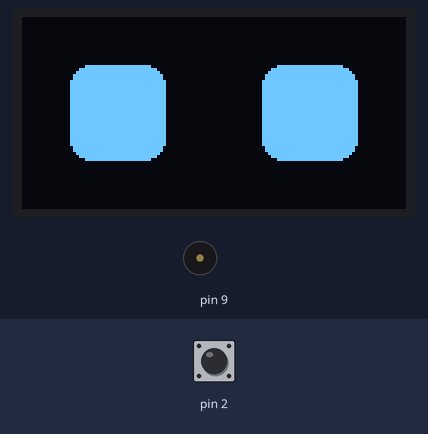
Recording of a sketch running on a simulated Arduino Uno, built with avr-gcc and run on an emulated ATmega328P. Shown: 128×64 one-colour display, buzzer (waves = sounding). Inputs (shaded band) come from the test bench; at power-on: pin 2 LOW. Random numbers use the default seed unless the sketch sets one.

Above: at 1.2 s.
1.3 s: pin 2 pulsed HIGH 5 times (0.12 s each, 0.3 s apart)
At 3.5 s:
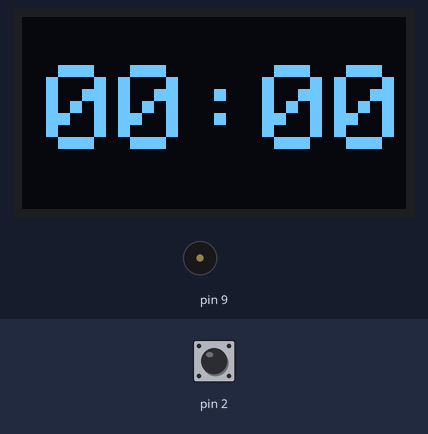
4.3 s: pin 2 pulsed HIGH 2 times (0.12 s each, 0.3 s apart)
At 4.53 s:
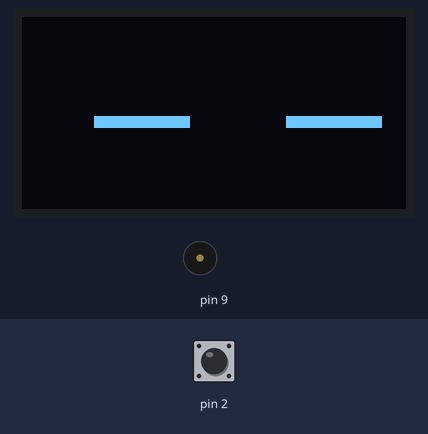
Timing chart, 0 to 7.3 s (numbered marks = the images above; inputs shaded):
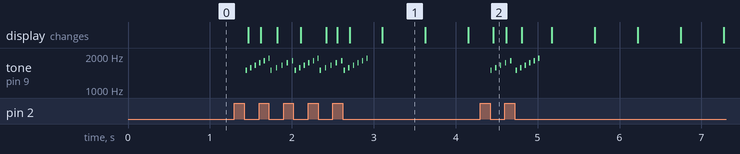

Measured:
- after the input at 1.3 s, tone on pin 9: plays 1500 Hz for 0.02 s, 1575 Hz for 0.02 s, 1653 Hz for 0.02 s, 1736 Hz for 0.02 s, 1823 Hz for 0.02 s, 1914 Hz for 0.02 s … (28 notes in this stretch), starting after 0.14 s
- after the input at 4.3 s, tone on pin 9: plays 1500 Hz for 0.02 s, 1575 Hz for 0.02 s, 1653 Hz for 0.02 s, 1736 Hz for 0.02 s, 1823 Hz for 0.02 s, 1500 Hz for 0.02 s … (11 notes in this stretch), starting after 0.13 s
- what the display in image 1 shows lasts 0.5 s, from 3.1 s to 3.6 s

The sketch:

yemobot.ino
```cpp
// (licence header left out)
#include "driver.h"

static YemoBot::Driver Yemo;

void setup() { Yemo.setup(); }
void loop() { Yemo.loop(); }
```

basic-components.cpp
```cpp
// (licence header left out)
#include "basic-components.h"

using namespace YemoBot;

void Button::update() {
  Status = Status::None;

  if (digitalRead(Pin) == HIGH) {
    if (!WasPressed) {
      WasPressed = true;
      PressInterval.reset();
    }
    return;
  }

  if (WasPressed) {
    unsigned long pressTime = PressInterval.getElapsed();
    if (pressTime >= LongPress) {
      Status = Status::LongPress;
    } else if (pressTime >= ShortPress) {
      Status = Status::ShortPress;
    }
    WasPressed = false;
    PressInterval.reset();
  }
}
```

basic-components.h
```cpp
// (licence header left out)
#ifndef YEMOBOT_BASIC_COMPONENTS_H
#define YEMOBOT_BASIC_COMPONENTS_H

#include "Adafruit_SH1106.h"
#include "Arduino.h"
#include "timing.h"

namespace YemoBot {

class Button {
public:
  static constexpr unsigned long ShortPress = 50;
  static constexpr unsigned long LongPress = 350;

  Button(uint8_t pin)
      : Pin{pin}, WasPressed{false}, Status{Status::None}, PressInterval{} {}

  void setup() { pinMode(Pin, INPUT); }
  void update();

  bool isShortPress() { return Status == Status::ShortPress; }
  bool isLongPress() { return Status == Status::LongPress; }

private:
  enum class Status {
    None,
    ShortPress,
    LongPress,
  };

  uint8_t Pin;
  bool WasPressed;
  Status Status;
  Interval PressInterval;
};

class Buzzer {
public:
  Buzzer(uint8_t pin) : Pin{pin} {}

  void setup() { pinMode(Pin, OUTPUT); }

  void stopTone() { noTone(Pin); }
  void playTone(unsigned int frequency, unsigned long duration) {
    if (!frequency) {
      stopTone();
      return;
    }
    tone(Pin, frequency, duration);
  }

private:
  uint8_t Pin;
};

using DisplayTy = Adafruit_SH1106;

} // namespace YemoBot

#endif // YEMOBOT_BASIC_COMPONENTS_H
```

components.cpp
```cpp
// (licence header left out)
#include "components.h"
#include "MsTimer2.h"

using namespace YemoBot;

static constexpr uint8_t PROGMEM BlinkEye[] = {
    B00000000, B00000000, B00000000, B00000000, B00000000, B00000000, B00000000,
    B00000000, B00000000, B00000000, B00000000, B00000000, B00000000, B00000000,
    B00000000, B00000000, B00000000, B00000000, B00000000, B00000000, B00000000,
    B00000000, B00000000, B00000000, B00000000, B00000000, B00000000, B00000000,
    B00000000, B00000000, B00000000, B00000000, B00000000, B00000000, B00000000,
    B00000000, B00000000, B00000000, B00000000, B00000000, B00000000, B00000000,
    B00000000, B00000000, B00000000, B00000000, B00000000, B00000000, B00000000,
    B00000000, B00000000, B00000000, B00000000, B00000000, B00000000, B00000000,
    B00000000, B00000000, B00000000, B00000000, B00000000, B00000000, B00000000,
    B00000000, B00000000, B00000000, B00000000, B00000000, B11111111, B11111111,
    B11111111, B11111111, B11111111, B11111111, B11111111, B11111111, B11111111,
    B11111111, B11111111, B11111111, B11111111, B11111111, B11111111, B11111111,
    B00000000, B00000000, B00000000, B00000000, B00000000, B00000000, B00000000,
    B00000000, B00000000, B00000000, B00000000, B00000000, B00000000, B00000000,
    B00000000, B00000000, B00000000, B00000000, B00000000, B00000000, B00000000,
    B00000000, B00000000, B00000000, B00000000, B00000000, B00000000, B00000000,
    B00000000, B00000000, B00000000, B00000000, B00000000, B00000000, B00000000,
    B00000000, B00000000, B00000000, B00000000, B00000000, B00000000, B00000000,
    B00000000, B00000000,
};

static constexpr uint8_t PROGMEM NormalEye[] = {
    B00000111, B11111111, B11111111, B11100000, B00011111, B11111111, B11111111,
    B11111000, B00111111, B11111111, B11111111, B11111100, B01111111, B11111111,
    B11111111, B11111110, B01111111, B11111111, B11111111, B11111110, B11111111,
    B11111111, B11111111, B11111111, B11111111, B11111111, B11111111, B11111111,
    B11111111, B11111111, B11111111, B11111111, B11111111, B11111111, B11111111,
    B11111111, B11111111, B11111111, B11111111, B11111111, B11111111, B11111111,
    B11111111, B11111111, B11111111, B11111111, B11111111, B11111111, B11111111,
    B11111111, B11111111, B11111111, B11111111, B11111111, B11111111, B11111111,
    B11111111, B11111111, B11111111, B11111111, B11111111, B11111111, B11111111,
    B11111111, B11111111, B11111111, B11111111, B11111111, B11111111, B11111111,
    B11111111, B11111111, B11111111, B11111111, B11111111, B11111111, B11111111,
    B11111111, B11111111, B11111111, B11111111, B11111111, B11111111, B11111111,
    B11111111, B11111111, B11111111, B11111111, B11111111, B11111111, B11111111,
    B11111111, B11111111, B11111111, B11111111, B11111111, B11111111, B11111111,
    B11111111, B11111111, B11111111, B11111111, B11111111, B11111111, B11111111,
    B11111111, B11111111, B11111111, B01111111, B11111111, B11111111, B11111110,
    B01111111, B11111111, B11111111, B11111110, B00111111, B11111111, B11111111,
    B11111100, B00011111, B11111111, B11111111, B11111000, B00000111, B11111111,
    B11111111, B11100000,
};

static constexpr uint8_t PROGMEM AngryEyeLeft[] = {
    B00000000, B00000000, B00000000, B00000000, B00000000, B00000000, B00000000,
    B00000000, B00000000, B00000000, B00000000, B00000000, B00000000, B00000000,
    B00000000, B00000000, B01000000, B00000000, B00000000, B00000000, B11111000,
    B00000000, B00000000, B00000000, B11111111, B00000000, B00000000, B00000000,
    B11111111, B11100000, B00000000, B00000000, B11111111, B11111100, B00000000,
    B00000000, B11111111, B11111111, B10000000, B00000000, B11111111, B11111111,
    B11110000, B00000000, B11111111, B11111111, B11111110, B00000000, B11111111,
    B11111111, B11111111, B11000000, B11111111, B11111111, B11111111, B11111000,
    B11111111, B11111111, B11111111, B11111111, B11111111, B11111111, B11111111,
    B11111111, B11111111, B11111111, B11111111, B11111111, B11111111, B11111111,
    B11111111, B11111111, B11111111, B11111111, B11111111, B11111111, B11111111,
    B11111111, B11111111, B11111111, B11111111, B11111111, B11111111, B11111111,
    B11111111, B11111111, B11111111, B11111111, B11111111, B11111111, B11111111,
    B11111111, B11111111, B11111111, B11111111, B11111111, B11111111, B11111111,
    B11111111, B11111111, B11111111, B11111111, B11111111, B11111111, B11111111,
    B11111111, B11111111, B11111111, B01111111, B11111111, B11111111, B11111110,
    B01111111, B11111111, B11111111, B11111110, B00111111, B11111111, B11111111,
    B11111100, B00011111, B11111111, B11111111, B11111000, B00000111, B11111111,
    B11111111, B11100000,
};

static constexpr uint8_t PROGMEM AngryEyeRight[] = {
    B00000000, B00000000, B00000000, B00000000, B00000000, B00000000, B00000000,
    B00000000, B00000000, B00000000, B00000000, B00000000, B00000000, B00000000,
    B00000000, B00000000, B00000000, B00000000, B00000000, B00000010, B00000000,
    B00000000, B00000000, B00011111, B00000000, B00000000, B00000000, B11111111,
    B00000000, B00000000, B00000111, B11111111, B00000000, B00000000, B00111111,
    B11111111, B00000000, B00000001, B11111111, B11111111, B00000000, B00001111,
    B11111111, B11111111, B00000000, B01111111, B11111111, B11111111, B00000011,
    B11111111, B11111111, B11111111, B00011111, B11111111, B11111111, B11111111,
    B11111111, B11111111, B11111111, B11111111, B11111111, B11111111, B11111111,
    B11111111, B11111111, B11111111, B11111111, B11111111, B11111111, B11111111,
    B11111111, B11111111, B11111111, B11111111, B11111111, B11111111, B11111111,
    B11111111, B11111111, B11111111, B11111111, B11111111, B11111111, B11111111,
    B11111111, B11111111, B11111111, B11111111, B11111111, B11111111, B11111111,
    B11111111, B11111111, B11111111, B11111111, B11111111, B11111111, B11111111,
    B11111111, B11111111, B11111111, B11111111, B11111111, B11111111, B11111111,
    B11111111, B11111111, B11111111, B01111111, B11111111, B11111111, B11111110,
    B01111111, B11111111, B11111111, B11111110, B00111111, B11111111, B11111111,
    B11111100, B00011111, B11111111, B11111111, B11111000, B00000111, B11111111,
    B11111111, B11100000,
};

void Eyes::update() {
  // Update the state of the eyes once every 192-256 ms
  if (!UpdateInterval.elapsed(random(192, 256))) {
    return;
  }
  // There is a one in four chance the eyes move
  if (random(0, 4) == 0) {
    XPos += random(0, 5) * (random(0, 2) ? 1 : -1);
    if (XPos < 8) {
      XPos = 8;
    } else if (XPos > 24) {
      XPos = 24;
    }
  }
  // There is a one in twelve chance the eyes blink
  NeedsToBlink = random(0, 12) == 0;
  UpdateInterval.reset();
}

void Eyes::display(DisplayTy &display) {
  display.clearDisplay();
  if (NeedsToBlink) {
    display.drawBitmap(XPos, 16, BlinkEye, 32, 32, WHITE);
    display.drawBitmap(XPos + 64, 16, BlinkEye, 32, 32, WHITE);
  } else {
    switch (Mood) {
    case Mood::Normal:
      display.drawBitmap(XPos, 16, NormalEye, 32, 32, WHITE);
      display.drawBitmap(XPos + 64, 16, NormalEye, 32, 32, WHITE);
      break;
    case Mood::Angry:
      display.drawBitmap(XPos, 16, AngryEyeLeft, 32, 32, WHITE);
      display.drawBitmap(XPos + 64, 16, AngryEyeRight, 32, 32, WHITE);
      break;
    case Mood::Sad:
      display.drawBitmap(XPos, 16, AngryEyeRight, 32, 32, WHITE);
      display.drawBitmap(XPos + 64, 16, AngryEyeLeft, 32, 32, WHITE);
      break;
    }
  }
  display.display();
}

// DISCLAIMER: All `Clock` instances will read and modify `CurrentTime`!!
static volatile Time CurrentTime;
static bool IsCurrentTimeTicking = false;

static void UpdateCurrentTime() { CurrentTime.tickSeconds(); }

void Clock::setup() {
  if (IsCurrentTimeTicking) {
    return;
  }
  IsCurrentTimeTicking = true;
  MsTimer2::set(1000, UpdateCurrentTime);
  MsTimer2::start();
}

static unsigned long GetModeBlinkInterval(enum Clock::Mode mode) {
  switch (mode) {
  case Clock::Mode::DisplayTime:
    return 500;
  case Clock::Mode::ChangeHours:
  case Clock::Mode::ChangeMinutes:
    return 250;
  }
}

void Clock::update() {
  if (BlinkInterval.elapsed(GetModeBlinkInterval(Mode))) {
    IsBlinking = !IsBlinking;
    BlinkInterval.reset();
  }
}

static String FormatCurrentTimeString(enum Clock::Mode mode, bool isBlinking) {
  String timeStr = CurrentTime.toString();
  if (isBlinking) {
    return timeStr;
  }
  switch (mode) {
  case Clock::Mode::DisplayTime:
    timeStr[2] = ' ';
    break;
  case Clock::Mode::ChangeHours:
    timeStr[0] = ' ';
    timeStr[1] = ' ';
    break;
  case Clock::Mode::ChangeMinutes:
    timeStr[3] = ' ';
    timeStr[4] = ' ';
    break;
  }
  return timeStr;
}

void Clock::display(DisplayTy &display) {
  display.clearDisplay();
  display.setTextColor(WHITE);
  display.setTextSize(4);
  display.setCursor(8, 16);
  display.print(FormatCurrentTimeString(Mode, IsBlinking));
  display.display();
}

void Clock::tickHours() { CurrentTime.tickHours(); }

void Clock::tickMinutes() { CurrentTime.tickMinutes(); }

namespace {

struct FrequencyDurationPair {
  unsigned int Frequency;
  unsigned int Duration;
};

} // namespace

static constexpr FrequencyDurationPair IAmHappySentence[] = {
    {1500, 15}, {0, 8}, {1575, 15}, {0, 8}, {1653, 15}, {0, 8},
    {1736, 15}, {0, 8}, {1823, 15}, {0, 8}, {1914, 15}, {0, 8},
};

static const FrequencyDurationPair *
GetSentencePointer(enum Mouth::Sentence sentence) {
  switch (sentence) {
  case Mouth::Sentence::None:
    return nullptr;
  case Mouth::Sentence::IAmHappy:
    return IAmHappySentence;
  }
}

void Mouth::update() {
repeat:
  if (CurrentSentence.Sentence == Sentence::None ||
      CurrentSentence.Step >= CurrentSentence.NumSteps) {
    Buzzer.stopTone();
    return;
  }

  const FrequencyDurationPair *sentence =
      GetSentencePointer(CurrentSentence.Sentence);
  if (!CurrentSentence.Started) {
    Buzzer.playTone(sentence[CurrentSentence.Step].Frequency,
                    sentence[CurrentSentence.Step].Duration);
    CurrentSentence.Started = true;
    CurrentSentence.Interval.reset();
    return;
  }

  if (CurrentSentence.Interval.elapsed(
          sentence[CurrentSentence.Step].Duration)) {
    CurrentSentence.Started = false;
    ++CurrentSentence.Step;
    CurrentSentence.Interval.reset();
    goto repeat;
  }
}

static unsigned int GetSentenceNumSteps(enum Mouth::Sentence sentence) {
  switch (sentence) {
  case Mouth::Sentence::None:
    return 0;
  case Mouth::Sentence::IAmHappy:
    return 12;
  }
}

void Mouth::say(enum Sentence sentence) {
  CurrentSentence.Started = false;
  CurrentSentence.Step = 0;
  CurrentSentence.NumSteps = GetSentenceNumSteps(sentence);
  CurrentSentence.Sentence = sentence;
  update();
}
```

components.h
```cpp
// (licence header left out)
#ifndef YEMOBOT_COMPONENTS_H
#define YEMOBOT_COMPONENTS_H

#include "basic-components.h"
#include "stdint.h"
#include "timing.h"

namespace YemoBot {

class Eyes {
public:
  enum class Mood {
    Normal,
    Angry,
    Sad,
  };

  Eyes()
      : XPos{16}, NeedsToBlink{false}, Mood{Mood::Normal}, UpdateInterval{} {}

  void update();

  void display(DisplayTy &display);
  void setMood(Mood mood) { Mood = mood; }
  Mood getCurrentMood() { return Mood; }

private:
  uint8_t XPos;
  bool NeedsToBlink;
  Mood Mood;
  Interval UpdateInterval;
};

class Clock {
public:
  enum class Mode {
    DisplayTime,
    ChangeHours,
    ChangeMinutes,
  };

  Clock() : Mode{Mode::DisplayTime}, IsBlinking{true}, BlinkInterval{} {}

  void setup();
  void update();

  void display(DisplayTy &display);
  void tickHours();
  void tickMinutes();
  void setMode(Mode mode) {
    Mode = mode;
    BlinkInterval.reset();
  }
  Mode getCurrentMode() { return Mode; }

private:
  Mode Mode;
  bool IsBlinking;
  Interval BlinkInterval;
};

class Mouth {
public:
  enum class Sentence {
    None,
    IAmHappy,
  };

  Mouth() : Buzzer{9}, CurrentSentence{} {}

  void setup() { Buzzer.setup(); }
  void update();

  void say(Sentence sentence);

private:
  struct CurrentSentenceTy {
    bool Started;
    unsigned int Step;
    unsigned int NumSteps;
    Sentence Sentence;
    Interval Interval;
  };

  Buzzer Buzzer;
  CurrentSentenceTy CurrentSentence;
};

}; // namespace YemoBot

#endif // YEMOBOT_COMPONENTS_H
```

timing.cpp
```cpp
// (licence header left out)
#include "timing.h"
#include "stdio.h"

using namespace YemoBot;

void Time::tickHours() { Hours = (Hours + 1) % 24; }

void Time::tickMinutes() {
  if (++Minutes == 60) {
    Minutes = 0;
    tickHours();
  }
}

void Time::tickSeconds() {
  if (++Seconds == 60) {
    Seconds = 0;
    tickMinutes();
  }
}

String Time::toString() {
  String str{"00:00"};
  snprintf(str.c_str(), 6, "%02d:%02d", Hours, Minutes);
  return str;
}
```

timing.h
```cpp
// (licence header left out)
#ifndef YEMOBOT_TIMING_H
#define YEMOBOT_TIMING_H

#include "Arduino.h"
#include "WString.h"

namespace YemoBot {

class Time {
public:
  Time() : Hours{00}, Minutes{00}, Seconds{00} {}

  void tickHours();
  void tickMinutes();
  void tickSeconds();
  String toString();

private:
  uint8_t Hours;
  uint8_t Minutes;
  uint8_t Seconds;
};

class Interval {
public:
  Interval() { reset(); }

  void reset() { Timestamp = millis(); }
  unsigned long getElapsed() { return millis() - Timestamp; }
  bool elapsed(unsigned long milliseconds) {
    return getElapsed() > milliseconds;
  }

private:
  unsigned long Timestamp;
};

} // namespace YemoBot

#endif // YEMOBOT_TIMING_H
```

driver.cpp
```cpp
// (licence header left out)
#include "driver.h"
#include "Arduino.h"

using namespace YemoBot;

Driver::Driver()
    : Display{-1}, Eyes{}, Clock{}, Button{2}, Mouth{},
      CurrentClockFace{ClockFace::Eyes} {}

void Driver::setup() {
  randomSeed(analogRead(0));

  Display.begin(SH1106_SWITCHCAPVCC, SH1106_I2C_ADDRESS, true);

  Clock.setup();
  Button.setup();
  Mouth.setup();
}

void Driver::loop() {
  update();

  handleShortPress();
  handleLongPress();

  display();
}

void Driver::changeClockFace() {
  switch (CurrentClockFace) {
  case ClockFace::Eyes:
    CurrentClockFace = ClockFace::Clock;
    break;
  case ClockFace::Clock:
    CurrentClockFace = ClockFace::Eyes;
    break;
  }
}

void Driver::changeEyesMood() {
  switch (Eyes.getCurrentMood()) {
  case Eyes::Mood::Normal:
    Eyes.setMood(Eyes::Mood::Angry);
    break;
  case Eyes::Mood::Angry:
    Eyes.setMood(Eyes::Mood::Sad);
    break;
  case Eyes::Mood::Sad:
    Eyes.setMood(Eyes::Mood::Normal);
    break;
  }
}

void Driver::changeClockMode() {
  switch (Clock.getCurrentMode()) {
  case Clock::Mode::DisplayTime:
    Clock.setMode(Clock::Mode::ChangeHours);
    break;
  case Clock::Mode::ChangeHours:
    Clock.setMode(Clock::Mode::ChangeMinutes);
    break;
  case Clock::Mode::ChangeMinutes:
    Clock.setMode(Clock::Mode::DisplayTime);
    break;
  }
}

void Driver::handleShortPress() {
  if (!Button.isShortPress()) {
    return;
  }
  Mouth.say(Mouth::Sentence::IAmHappy);
  switch (CurrentClockFace) {
  case ClockFace::Eyes:
    changeClockFace();
    break;
  case ClockFace::Clock:
    switch (Clock.getCurrentMode()) {
    case Clock::Mode::DisplayTime:
      changeClockFace();
      break;
    case Clock::Mode::ChangeHours:
      Clock.tickHours();
      break;
    case Clock::Mode::ChangeMinutes:
      Clock.tickMinutes();
      break;
    }
    break;
  }
}

void Driver::handleLongPress() {
  if (!Button.isLongPress()) {
    return;
  }
  switch (CurrentClockFace) {
  case ClockFace::Eyes:
    changeEyesMood();
    break;
  case ClockFace::Clock:
    changeClockMode();
    break;
  }
}

void Driver::update() {
  Eyes.update();
  Clock.update();
  Button.update();
  Mouth.update();
}

void Driver::display() {
  switch (CurrentClockFace) {
  case ClockFace::Eyes:
    Eyes.display(Display);
    break;
  case ClockFace::Clock:
    Clock.display(Display);
    break;
  }
}
```

driver.h
```cpp
// (licence header left out)
#ifndef YEMOBOT_DRIVER_H
#define YEMOBOT_DRIVER_H

#include "basic-components.h"
#include "components.h"

namespace YemoBot {

class Driver {
public:
  Driver();

  void setup();
  void loop();

private:
  enum class ClockFace {
    Eyes,
    Clock,
  };

  void changeClockFace();
  void changeEyesMood();
  void changeClockMode();

  void handleShortPress();
  void handleLongPress();

  void update();
  void display();

  DisplayTy Display;
  Eyes Eyes;
  Clock Clock;
  Button Button;
  Mouth Mouth;
  ClockFace CurrentClockFace;
};

} // namespace YemoBot

#endif // YEMOBOT_DRIVER_H
```
